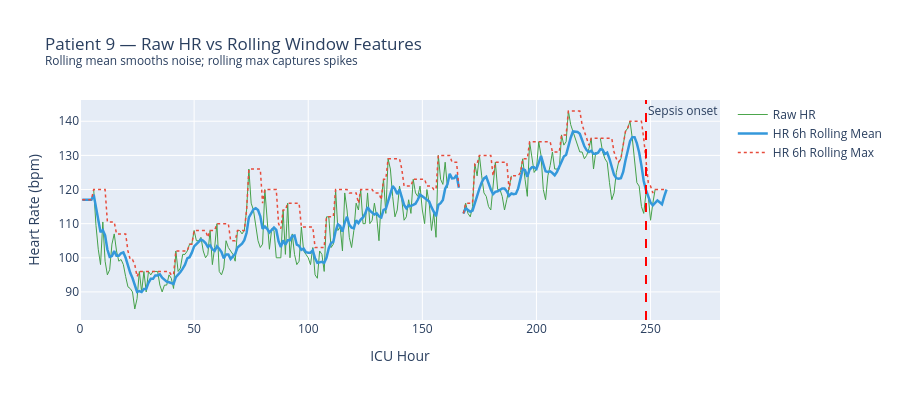

The cell this chart's notebook holds for it:
### Markdown cell above
### What do rolling features look like visually?

Let's visualize HR rolling mean vs raw HR for a sepsis patient to see 
what the rolling window actually captures.

### Code cell
# Visualize rolling features for a sepsis patient
# Find a sepsis patient with a clear HR trend
patient_sepsis = df.groupby('Patient_ID')['SepsisLabel'].max()
sepsis_pids = patient_sepsis[patient_sepsis == 1].index

# Pick a patient with at least 40 hours of data
sample_pid = df[df['Patient_ID'].isin(sepsis_pids)].groupby(
    'Patient_ID')['Hour'].count().loc[lambda x: x >= 40].index[0]

sample = df[df['Patient_ID'] == sample_pid].sort_values('Hour')
onset  = sample[sample['SepsisLabel'] == 1]['Hour'].min()

fig = go.Figure()

# Raw HR
fig.add_trace(go.Scatter(
    x=sample['Hour'], y=sample['HR'],
    mode='lines', name='Raw HR',
    line=dict(color='green', width=1),
    opacity=0.7
))

# Rolling mean
fig.add_trace(go.Scatter(
    x=sample['Hour'], y=sample['HR_mean_6h'],
    mode='lines', name='HR 6h Rolling Mean',
    line=dict(color='#3498db', width=2.5)
))

# Rolling max
fig.add_trace(go.Scatter(
    x=sample['Hour'], y=sample['HR_max_6h'],
    mode='lines', name='HR 6h Rolling Max',
    line=dict(color='#e74c3c', width=1.5, dash='dot')
))

# Sepsis onset line
if not pd.isna(onset):
    fig.add_vline(x=onset, line_dash='dash', line_color='red',
                  annotation_text='Sepsis onset', annotation_position='top right')

fig.update_layout(
    title=f'Patient {sample_pid} — Raw HR vs Rolling Window Features<br>'
          f'<sup>Rolling mean smooths noise; rolling max captures spikes</sup>',
    xaxis_title='ICU Hour',
    yaxis_title='Heart Rate (bpm)',
    height=400
)
fig.show()
print('Notice how the rolling mean smooths out hourly noise while capturing the overall trend.')

### Figure 1 — Plotly figure (JSON) as saved in the notebook; plotly's stock layout.template omitted (floating-point values rounded to 4 significant figures; data arrays with more than 128 entries replaced by an {"elided": "..."} marker saying what was removed)
{"data": [{"line": {"color": "green", "width": 1}, "mode": "lines", "name": "Raw HR", "opacity": 0.7, "type": "scatter", "x": {"elided": "258 int values"}, "y": {"elided": "258 float values"}}, {"line": {"color": "#3498db", "width": 2.5}, "mode": "lines", "name": "HR 6h Rolling Mean", "type": "scatter", "x": {"elided": "258 int values"}, "y": {"elided": "258 float values"}}, {"line": {"color": "#e74c3c", "dash": "dot", "width": 1.5}, "mode": "lines", "name": "HR 6h Rolling Max", "type": "scatter", "x": {"elided": "258 int values"}, "y": {"elided": "258 float values"}}], "layout": {"annotations": [{"showarrow": false, "text": "Sepsis onset", "x": 248, "xanchor": "left", "xref": "x", "y": 1, "yanchor": "top", "yref": "y domain"}], "height": 400, "shapes": [{"line": {"color": "red", "dash": "dash"}, "type": "line", "x0": 248, "x1": 248, "xref": "x", "y0": 0, "y1": 1, "yref": "y domain"}], "title": {"text": "Patient 9 — Raw HR vs Rolling Window Features<br><sup>Rolling mean smooths noise; rolling max captures spikes</sup>"}, "xaxis": {"title": {"text": "ICU Hour"}}, "yaxis": {"title": {"text": "Heart Rate (bpm)"}}}}
